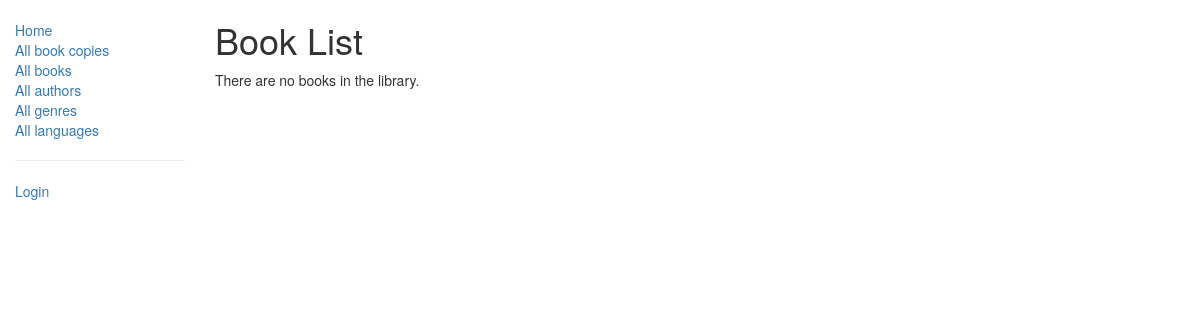
Page /catalog/books/ on the earlier database version.
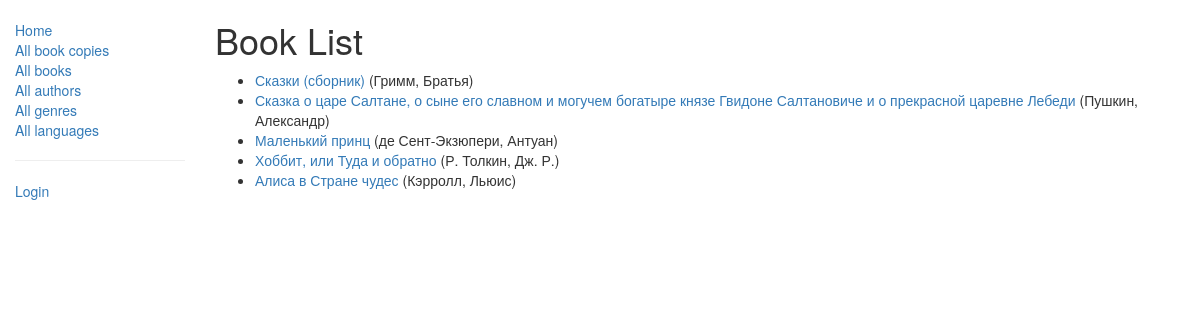
Same page on the later database version.
### catalog/models.py (models this page shows, shortened)
class Book(models.Model):
    title = models.CharField(max_length=200)
    author = models.ForeignKey('Author', on_delete=models.SET_NULL, null=True)
    summary = models.TextField(max_length=1000, help_text="Enter a brief description of the book")
    isbn = models.CharField('ISBN',max_length=13, help_text='13 Character <a href="https://www.isbn-international.org/content/what-isbn">ISBN number</a>')
    genre = models.ManyToManyField(Genre, help_text="Select a genre for this book")
    language = models.ForeignKey('Language', on_delete=models.SET_NULL, null=True)
    def get_absolute_url(self):
        return reverse('book-detail', args=[str(self.id)])
    def display_genre(self):
        """
        Creates a string for the Genre. This is required to display genre in Admin.
        """
        return ', '.join([ genre.name for genre in self.genre.all()[:3] ])
    display_genre.short_description = 'Genre'

class Author(models.Model):
    first_name = models.CharField(max_length=100)
    last_name = models.CharField(max_length=100)
    date_of_birth = models.DateField(null=True, blank=True)
    date_of_death = models.DateField('Died', null=True, blank=True)
    def __str__(self):
        return '%s, %s' % (self.last_name, self.first_name)

### catalog/views.py (the view)
# urls.py: path('books/', views.BookListView.as_view(), name='books'),
class BookListView(generic.ListView):
    model = Book
    paginate_by = 10

### catalog/templates/catalog/book_list.html
{% extends "base_generic.html" %}
{% block content %}
    <h1>Book List</h1>
    {% if book_list %}
    <ul>
      {% for book in book_list %}
      <li>
        <a href="{{ book.get_absolute_url }}">{{ book.title }}</a> ({{book.author}})
      </li>
      {% endfor %}
    </ul>
    {% else %}
      <p>There are no books in the library.</p>
    {% endif %}
{% endblock %}

Differences in the rows shown:
added Book: title "Сказки (сборник)", author "Гримм, Братья"
added Book: title "Сказка о царе Салтане, о сыне его славном и могучем богатыре князе Гвидоне Салтановиче и о прекрасной царевне Лебеди", author "Пушкин, Александр"
added Book: title "Маленький принц", author "де Сент-Экзюпери, Антуан"
added Book: title "Хоббит, или Туда и обратно", author "Р. Толкин, Дж. Р."
added Book: title "Алиса в Стране чудес", author "Кэрролл, Льюис"
Other differences:
text no longer shown: "There are no books in the library."
